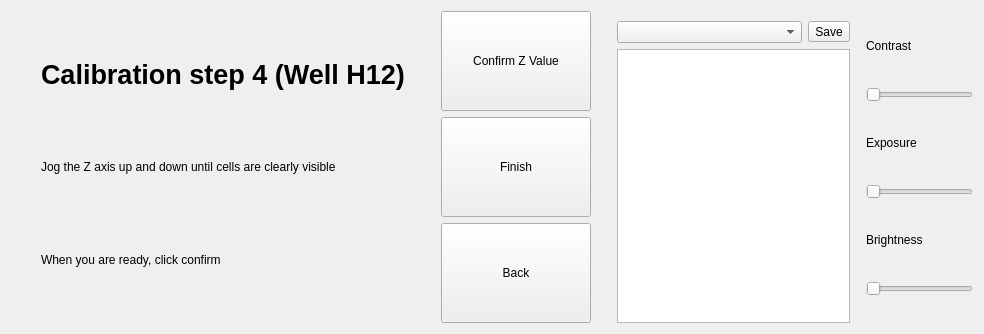
      <widget class="QWidget" name="page_5">
       <layout class="QHBoxLayout" name="horizontalLayout_14">
        <item>
         <layout class="QHBoxLayout" name="horizontalLayout_10">
          <item>
           <layout class="QVBoxLayout" name="verticalLayout_18">
            <property name="spacing">
             <number>0</number>
            </property>
            <property name="leftMargin">
             <number>30</number>
            </property>
            <property name="topMargin">
             <number>0</number>
            </property>
            <property name="rightMargin">
             <number>30</number>
            </property>
            <property name="bottomMargin">
             <number>0</number>
            </property>
            <item>
             <widget class="QLabel" name="label_16">
              <property name="maximumSize">
               <size>
                <width>16777215</width>
                <height>60</height>
               </size>
              </property>
              <property name="font">
               <font>
                <pointsize>20</pointsize>
                <weight>75</weight>
                <bold>true</bold>
               </font>
              </property>
              <property name="text">
               <string>Calibration step 4 (Well H12)</string>
              </property>
             </widget>
            </item>
            <item>
             <widget class="QLabel" name="label_17">
              <property name="maximumSize">
               <size>
                <width>16777215</width>
                <height>60</height>
               </size>
              </property>
              <property name="text">
               <string>Jog the Z axis up and down until cells are clearly visible</string>
              </property>
             </widget>
            </item>
            <item>
             <widget class="QLabel" name="label_18">
              <property name="maximumSize">
               <size>
                <width>16777215</width>
                <height>60</height>
               </size>
              </property>
              <property name="text">
               <string>When you are ready, click confirm </string>
              </property>
             </widget>
            </item>
           </layout>
          </item>
          <item>
           <layout class="QVBoxLayout" name="verticalLayout_19">
            <item>
             <widget class="QToolButton" name="confirmZ4">
              <property name="minimumSize">
               <size>
                <width>150</width>
                <height>100</height>
               </size>
              </property>
              <property name="maximumSize">
               <size>
                <width>150</width>
                <height>120</height>
               </size>
              </property>
              <property name="text">
               <string>Confirm Z Value</string>
              </property>
             </widget>
            </item>
            <item>
             <widget class="QPushButton" name="finish">
              <property name="minimumSize">
               <size>
                <width>150</width>
                <height>100</height>
               </size>
              </property>
              <property name="maximumSize">
               <size>
                <width>150</width>
                <height>100</height>
               </size>
              </property>
              <property name="text">
               <string>Finish</string>
              </property>
             </widget>
            </item>
            <item>
             <widget class="QPushButton" name="back4">
              <property name="minimumSize">
               <size>
                <width>150</width>
                <height>100</height>
               </size>
              </property>
              <property name="maximumSize">
               <size>
                <width>150</width>
                <height>100</height>
               </size>
              </property>
              <property name="text">
               <string>Back</string>
              </property>
             </widget>
            </item>
           </layout>
          </item>
          <item>
           <layout class="QHBoxLayout" name="horizontalLayout_27" stretch="4,2">
            <property name="leftMargin">
             <number>20</number>
            </property>
            <item>
             <layout class="QVBoxLayout" name="verticalLayout_27">
              <property name="topMargin">
               <number>10</number>
              </property>
              <item>
               <layout class="QHBoxLayout" name="horizontalLayout_28">
                <item>
                 <widget class="QComboBox" name="presetDropDown_11"/>
                </item>
                <item>
                 <widget class="QToolButton" name="buttonSavePreset_11">
                  <property name="text">
                   <string>Save</string>
                  </property>
                 </widget>
                </item>
               </layout>
              </item>
              <item>
               <widget class="QListView" name="parameterListView_11"/>
              </item>
             </layout>
            </item>
            <item>
             <layout class="QVBoxLayout" name="verticalLayout_28">
              <property name="leftMargin">
               <number>10</number>
              </property>
              <item>
               <widget class="QLabel" name="labelContrast_11">
                <property name="maximumSize">
                 <size>
                  <width>80</width>
                  <height>20</height>
                 </size>
                </property>
                <property name="text">
                 <string>Contrast</string>
                </property>
                <property name="alignment">
                 <set>Qt::AlignLeading|Qt::AlignLeft|Qt::AlignVCenter</set>
                </property>
               </widget>
              </item>
              <item>
               <widget class="QSlider" name="sliderContrast_11">
                <property name="orientation">
                 <enum>Qt::Horizontal</enum>
                </property>
               </widget>
              </item>
              <item>
               <widget class="QLabel" name="labelExposure_11">
                <property name="maximumSize">
                 <size>
                  <width>80</width>
                  <height>20</height>
                 </size>
                </property>
                <property name="text">
                 <string>Exposure</string>
                </property>
                <property name="alignment">
                 <set>Qt::AlignLeading|Qt::AlignLeft|Qt::AlignVCenter</set>
                </property>
               </widget>
              </item>
              <item>
               <widget class="QSlider" name="sliderExposure_11">
                <property name="orientation">
                 <enum>Qt::Horizontal</enum>
                </property>
               </widget>
              </item>
              <item>
               <widget class="QLabel" name="l_11">
                <property name="maximumSize">
                 <size>
                  <width>80</width>
                  <height>20</height>
                 </size>
                </property>
                <property name="text">
                 <string>Brightness</string>
                </property>
                <property name="alignment">
                 <set>Qt::AlignLeading|Qt::AlignLeft|Qt::AlignVCenter</set>
                </property>
               </widget>
              </item>
              <item>
               <widget class="QSlider" name="sliderBrightness_11">
                <property name="orientation">
                 <enum>Qt::Horizontal</enum>
                </property>
               </widget>
              </item>
             </layout>
            </item>
           </layout>
          </item>
         </layout>
        </item>
       </layout>
      </widget>
